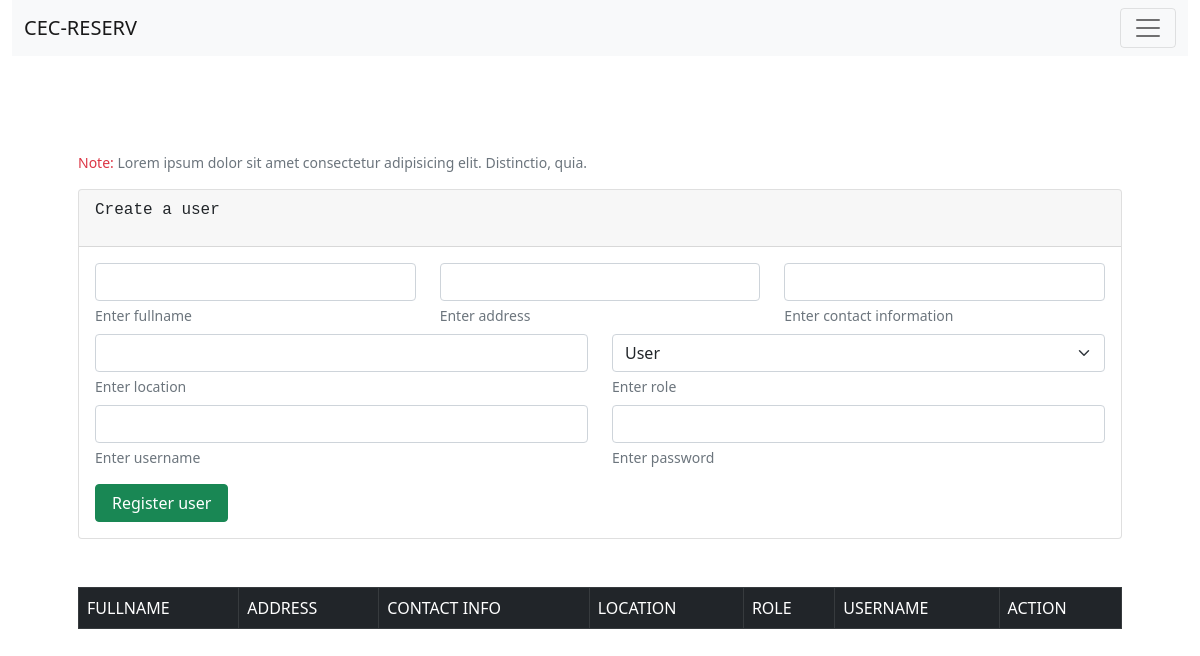
Page /admin-views/add_user.php on the earlier database version.
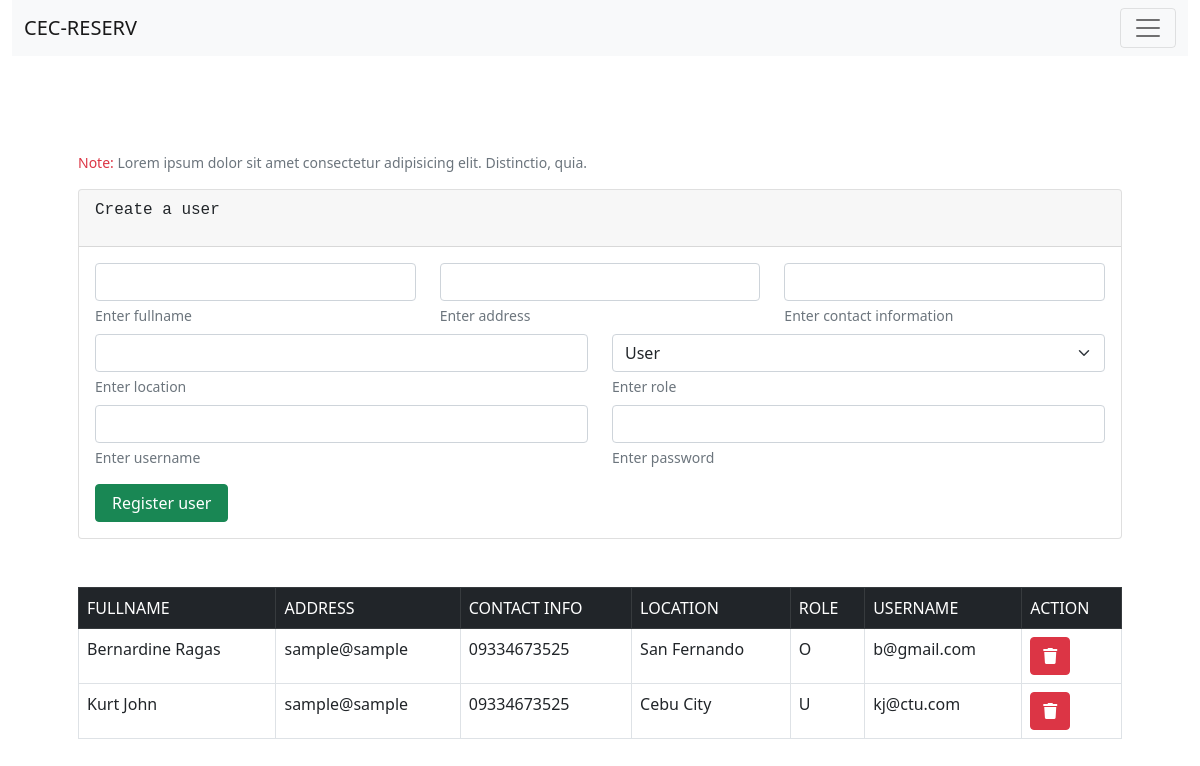
Same page on the later database version.
### tables this page shows
CREATE TABLE `users` (
  `id` int(11) NOT NULL,
  `name` varchar(255) NOT NULL,
  `email` varchar(255) DEFAULT NULL,
  `contact` varchar(255) DEFAULT NULL,
  `location` varchar(255) DEFAULT NULL,
  `role` varchar(1) NOT NULL,
  `username` varchar(255) NOT NULL,
  `password` varchar(255) NOT NULL
);

### functions/admin-logic.php (called while the page is built, shortened)
<?php
function show($table_name){
    $conn = connect();
    $sql = "SELECT  * FROM $table_name ORDER BY id DESC";
    $result = $conn->query($sql);
    if($result->num_rows > 0){
       $rows = array();
       while($row  = $result->fetch_assoc()){
           $rows[] = $row;
       }
       return $rows;
    }else{
        return FALSE;
    }
}

### admin-views/add_user.php (the view, shortened to what this page needs)
<?php
include '../functions/admin-logic.php';
?>
<div class="container-fluid">
    <?php include 'admin-navbar.php';
    ?>
</div>
<div class="container my-5 p-5">
    <p class="small text-muted">
        <span class="text-danger">Note:</span>
        Lorem ipsum dolor sit amet consectetur adipisicing elit. Distinctio, quia.
    </p>
    <div class="card">
        <div class="card-header">
            <p class="font-monospace">Create a user</p>
        </div>
        <div class="card-body">
            <form action="" method="post">
                <div class="row">
                    <div class="col">
                        <input type="text" name="fullname" id="" class="form-control">
                        <div class="form-text">Enter fullname</div>
                    </div>
                    <div class="col">
                        <input type="text" name="address" id="" class="form-control">
                        <div class="form-text">Enter address</div>
                    </div>
                    <div class="col">
                        <input type="text" name="contact" id="" class="form-control">
                        <div class="form-text">Enter contact information</div>
                    </div>
                </div>
                <div class="row mt-2">
                    <div class="col">
                        <input type="text" name="location" id="" class="form-control">
                        <div class="form-text">Enter location</div>
                    </div>
                    <div class="col">
                        <select name="role" id="" class="form-select">
                            <option value="U">User</option>
                        </select>
                        <div class="form-text">Enter role</div>
                    </div>
                </div>
                <div class="row mt-2">
                    <div class="col">
                        <input type="text" name="username" id="" class="form-control">
                        <div class="form-text">Enter username</div>
                    </div>
                    <div class="col">
                        <input type="text" name="password" id="" class="form-control">
                        <div class="form-text">Enter password</div>
                    </div>
                </div>
                <button type="submit" name="register_user" class="btn btn-success px-3 mt-3">Register user</button>
            </form>
        </div>
    </div>
    <table class="table table-bordered mt-5">
        <thead class="table-dark">
            <td>FULLNAME</td>
            <td>ADDRESS</td>
            <td>CONTACT INFO</td>
            <td>LOCATION</td>
            <td>ROLE</td>
            <td>USERNAME</td>
            <td>ACTION</td>
        </thead>
        <tbody>
            <?php if(!empty(show('users'))): ?>
                <?php foreach(show('users') as $row): ?>
                    <tr>
                        <td><?php echo $row['name'] ?></td>
                        <td><?php echo $row['email'] ?></td>
                        <td><?php echo $row['contact'] ?></td>
                        <td><?php echo $row['location'] ?></td>
                        <td><?php echo $row['role'] ?></td>
                        <td><?php echo $row['username'] ?></td>
                        <td>
                            <a href="#" class="btn btn-danger"> <i class="fas fa-trash"></i> </a>
                        </td>
                    </tr>
                <?php endforeach; ?>
            <?php endif; ?>
        </tbody>
    </table>
</div>

Differences in the rows shown:
added users: name "Bernardine Ragas", email "sample@sample", contact "09334673525", location "San Fernando", role "O", username "b@gmail.com"
added users: name "Kurt John", email "sample@sample", contact "09334673525", location "Cebu City", role "U", username "kj@ctu.com"
